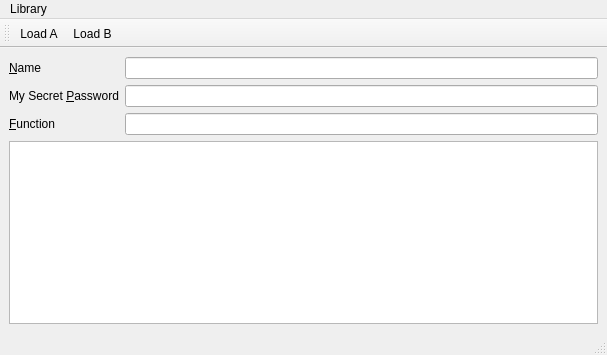
<?xml version="1.0" encoding="UTF-8"?>
<ui version="4.0">
 <class>MainWindow</class>
 <widget class="QMainWindow" name="MainWindow">
  <property name="geometry">
   <rect>
    <x>0</x>
    <y>0</y>
    <width>607</width>
    <height>355</height>
   </rect>
  </property>
  <property name="sizePolicy">
   <sizepolicy hsizetype="Preferred" vsizetype="Preferred">
    <horstretch>0</horstretch>
    <verstretch>0</verstretch>
   </sizepolicy>
  </property>
  <property name="windowTitle">
   <string>Runtime Dynamic Library Loader Test</string>
  </property>
  <property name="autoFillBackground">
   <bool>true</bool>
  </property>
  <widget class="QWidget" name="centralwidget">
   <layout class="QGridLayout" name="gridLayout">
    <item row="0" column="0">
     <widget class="QLabel" name="labelName">
      <property name="sizePolicy">
       <sizepolicy hsizetype="Preferred" vsizetype="Minimum">
        <horstretch>0</horstretch>
        <verstretch>0</verstretch>
       </sizepolicy>
      </property>
      <property name="text">
       <string>&amp;Name</string>
      </property>
      <property name="buddy">
       <cstring>lineEditName</cstring>
      </property>
     </widget>
    </item>
    <item row="0" column="1">
     <widget class="QLineEdit" name="lineEditName"/>
    </item>
    <item row="1" column="0">
     <widget class="QLabel" name="labelPassword">
      <property name="sizePolicy">
       <sizepolicy hsizetype="Preferred" vsizetype="Minimum">
        <horstretch>0</horstretch>
        <verstretch>0</verstretch>
       </sizepolicy>
      </property>
      <property name="text">
       <string>My Secret &amp;Password</string>
      </property>
      <property name="buddy">
       <cstring>lineEditPassword</cstring>
      </property>
     </widget>
    </item>
    <item row="1" column="1">
     <widget class="QLineEdit" name="lineEditPassword"/>
    </item>
    <item row="2" column="0">
     <widget class="QLabel" name="labelFunction">
      <property name="text">
       <string>&amp;Function</string>
      </property>
      <property name="buddy">
       <cstring>lineEditFunction</cstring>
      </property>
     </widget>
    </item>
    <item row="2" column="1">
     <widget class="QLineEdit" name="lineEditFunction"/>
    </item>
    <item row="3" column="0" colspan="2">
     <widget class="QTreeView" name="treeView">
      <property name="editTriggers">
       <set>QAbstractItemView::NoEditTriggers</set>
      </property>
     </widget>
    </item>
   </layout>
  </widget>
  <widget class="QMenuBar" name="menubar">
   <property name="geometry">
    <rect>
     <x>0</x>
     <y>0</y>
     <width>607</width>
     <height>29</height>
    </rect>
   </property>
   <widget class="QMenu" name="menuLibrary">
    <property name="title">
     <string>Library</string>
    </property>
    <addaction name="actionLoad_A"/>
    <addaction name="actionLoad_B"/>
   </widget>
   <addaction name="menuLibrary"/>
  </widget>
  <widget class="QStatusBar" name="statusbar"/>
  <widget class="QToolBar" name="toolBar">
   <property name="windowTitle">
    <string>toolBar</string>
   </property>
   <property name="toolButtonStyle">
    <enum>Qt::ToolButtonTextBesideIcon</enum>
   </property>
   <attribute name="toolBarArea">
    <enum>TopToolBarArea</enum>
   </attribute>
   <attribute name="toolBarBreak">
    <bool>false</bool>
   </attribute>
   <addaction name="actionLoad_A"/>
   <addaction name="actionLoad_B"/>
  </widget>
  <action name="actionLoad_A">
   <property name="icon">
    <iconset resource="main.qrc">
     <normaloff>:/img/logo.png</normaloff>:/img/logo.png</iconset>
   </property>
   <property name="text">
    <string>Load A</string>
   </property>
  </action>
  <action name="actionLoad_B">
   <property name="icon">
    <iconset resource="main.qrc">
     <normaloff>:/img/logo.png</normaloff>:/img/logo.png</iconset>
   </property>
   <property name="text">
    <string>Load B</string>
   </property>
  </action>
 </widget>
 <tabstops>
  <tabstop>lineEditFunction</tabstop>
  <tabstop>lineEditPassword</tabstop>
  <tabstop>lineEditName</tabstop>
 </tabstops>
 <resources>
  <include location="main.qrc"/>
 </resources>
 <connections/>
</ui>
